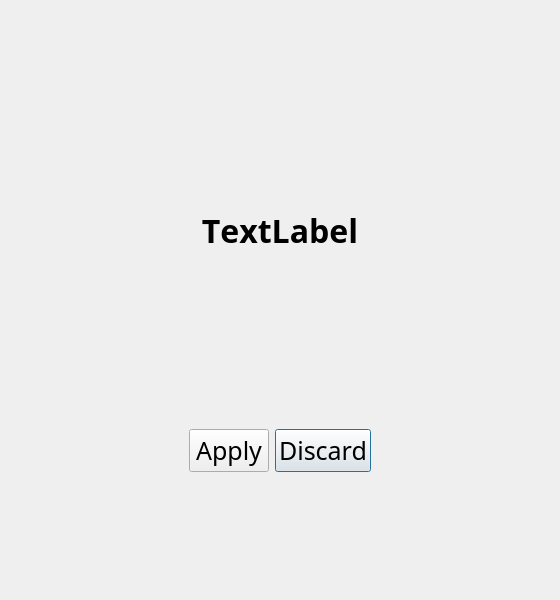
<?xml version="1.0" encoding="UTF-8"?>
<ui version="4.0">
 <class>Dialog</class>
 <widget class="QDialog" name="Dialog">
  <property name="enabled">
   <bool>true</bool>
  </property>
  <property name="geometry">
   <rect>
    <x>0</x>
    <y>0</y>
    <width>560</width>
    <height>600</height>
   </rect>
  </property>
  <property name="font">
   <font>
    <family>ADMUI3Lg</family>
   </font>
  </property>
  <property name="windowTitle">
   <string>旭日工商管理学院2024年毕业晚会抽奖转盘</string>
  </property>
  <widget class="QDialogButtonBox" name="buttonBox">
   <property name="geometry">
    <rect>
     <x>130</x>
     <y>420</y>
     <width>300</width>
     <height>61</height>
    </rect>
   </property>
   <property name="font">
    <font>
     <family>黑体</family>
     <pointsize>19</pointsize>
     <weight>50</weight>
     <bold>false</bold>
    </font>
   </property>
   <property name="cursor">
    <cursorShape>ArrowCursor</cursorShape>
   </property>
   <property name="layoutDirection">
    <enum>Qt::RightToLeft</enum>
   </property>
   <property name="autoFillBackground">
    <bool>false</bool>
   </property>
   <property name="orientation">
    <enum>Qt::Horizontal</enum>
   </property>
   <property name="standardButtons">
    <set>QDialogButtonBox::Apply|QDialogButtonBox::Discard</set>
   </property>
   <property name="centerButtons">
    <bool>true</bool>
   </property>
  </widget>
  <widget class="QLabel" name="label">
   <property name="geometry">
    <rect>
     <x>130</x>
     <y>130</y>
     <width>300</width>
     <height>200</height>
    </rect>
   </property>
   <property name="font">
    <font>
     <family>阿里妈妈数黑体</family>
     <pointsize>24</pointsize>
     <weight>75</weight>
     <bold>true</bold>
     <kerning>false</kerning>
    </font>
   </property>
   <property name="mouseTracking">
    <bool>false</bool>
   </property>
   <property name="text">
    <string>TextLabel</string>
   </property>
   <property name="alignment">
    <set>Qt::AlignCenter</set>
   </property>
  </widget>
 </widget>
 <resources>
  <include location="src.qrc"/>
 </resources>
 <connections>
  <connection>
   <sender>buttonBox</sender>
   <signal>accepted()</signal>
   <receiver>Dialog</receiver>
   <slot>accept()</slot>
   <hints>
    <hint type="sourcelabel">
     <x>248</x>
     <y>254</y>
    </hint>
    <hint type="destinationlabel">
     <x>157</x>
     <y>274</y>
    </hint>
   </hints>
  </connection>
  <connection>
   <sender>buttonBox</sender>
   <signal>rejected()</signal>
   <receiver>Dialog</receiver>
   <slot>reject()</slot>
   <hints>
    <hint type="sourcelabel">
     <x>316</x>
     <y>260</y>
    </hint>
    <hint type="destinationlabel">
     <x>286</x>
     <y>274</y>
    </hint>
   </hints>
  </connection>
 </connections>
</ui>
